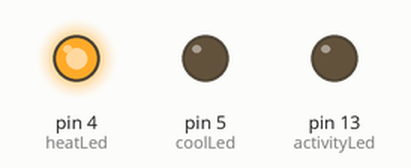
This sketch was run on a simulated Arduino Uno, built with avr-gcc and run on an emulated ATmega328P. Parts: output pins drawn as LEDs (lit = HIGH). What the sketch prints to the serial monitor is not drawn.

Above: at 0.6 s.
At 6.35 s:
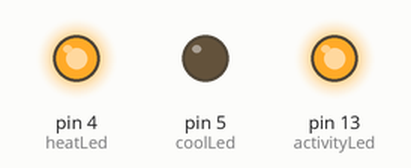
At 13.55 s:
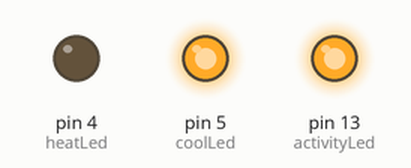
At 23.6 s:
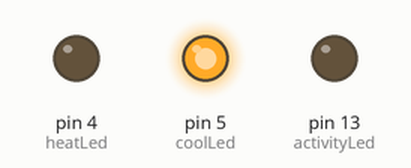
Timing chart, 0 to 30.2 s (numbered marks = the images above):
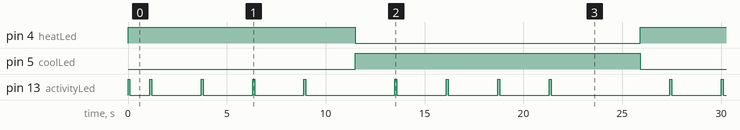

The sketch:

zigbee_transmit.ino
```cpp
const int TEMP_UP   = 1;
const int TEMP_DOWN = 0;
int ramp = TEMP_UP;

const int MAX_TEMP = 100;
const int MIN_TEMP = 50;
int temp = MIN_TEMP;

const int HEAT = 1;
const int COOL = 2;
int hvacMode = HEAT;
const int heatLed  = 4;
const int coolLed  = 5;

int airflow;
// Servo airflow opening size (90 degress/4)
const int AIR_10_PCT  = 5;
const int AIR_25_PCT  = 22;
const int AIR_50_PCT  = 45;
const int AIR_75_PCT  = 67;
const int AIR_100_PCT = 90;


const int activityLed = 13;
int activityToggle = 0;

int high;
int low;

void setup()
{
  // initialize serial output for Zigbee
  Serial.begin(9600);
  pinMode(activityLed, OUTPUT);

  pinMode(heatLed, OUTPUT);
  pinMode(coolLed, OUTPUT);
}

int getTemp ()
{
  if (temp < MAX_TEMP) {
    temp++;
  } else  {
    temp = MIN_TEMP;
  }
  return temp;
}

int getTemp2 ()
{
  // Temperature simulator
  if (temp < MAX_TEMP && ramp == TEMP_UP) {
    temp++;
  } else if (temp == MAX_TEMP) {
    ramp = TEMP_DOWN;
  } else if (temp > MIN_TEMP && ramp == TEMP_DOWN) {
    temp--;
  } else if (temp == MIN_TEMP) {
    ramp = TEMP_UP;
  } else {
    temp = MIN_TEMP;
    ramp = TEMP_UP;
  }

  return temp;
}

int getTargetTemp ()
{
  return 72;
}

void setHvacMode (int mode)
{
  hvacMode = mode;

  switch (mode) {
    case HEAT:
      digitalWrite(heatLed, HIGH);
      digitalWrite(coolLed, LOW);
    break;

    case COOL:
      digitalWrite(heatLed, LOW);
      digitalWrite(coolLed, HIGH);
    break;

    default:
      digitalWrite(heatLed, HIGH);
      digitalWrite(coolLed, HIGH);
    break;

  }
}

int getAirFlow(int curTemp, int trgTemp)
{
  int tempDiff = curTemp - trgTemp;
  int flowPct = AIR_10_PCT;

  // convert to positive number
  if (tempDiff < 0)
    tempDiff *= -1;

  // determine gradient size
  if (tempDiff >= 20)
    flowPct = AIR_100_PCT;
  else if (tempDiff >= 15)
    flowPct = AIR_75_PCT;
  else if (tempDiff >= 10)
    flowPct = AIR_50_PCT;
  else if (tempDiff >= 5)
    flowPct = AIR_25_PCT;
  else
    flowPct = AIR_10_PCT;

  return flowPct;

}

void loop()
{

  // Temperature data
  int currentTemp = getTemp();
  int targetTemp = getTargetTemp();

  // HVAC mode
  if (currentTemp <= targetTemp) {
    setHvacMode(HEAT);
  } else {
    setHvacMode(COOL);
  }

  // Airflow
  int newAirflow = getAirFlow(currentTemp, targetTemp);
  if (airflow != newAirflow) {

    // Update
    airflow = newAirflow;

    // Send airflow setting
    switch (airflow) {
      case AIR_10_PCT:  Serial.write('a'); break;
      case AIR_25_PCT:  Serial.write('b'); break;
      case AIR_50_PCT:  Serial.write('c'); break;
      case AIR_75_PCT:  Serial.write('d'); break;
      case AIR_100_PCT: Serial.write('e'); break;
      default:          Serial.write('a'); break;
    }

    digitalWrite(activityLed, HIGH);
    delay(100);
    digitalWrite(activityLed, LOW);
  }

  // Send temperature readings
  high = targetTemp/10 + 0x30;
  low  = targetTemp%10 + 0x30;
  Serial.write('x');
  Serial.write(targetTemp);

  delay(250);

  high = currentTemp/10 + 0x30;
  low  = currentTemp%10 + 0x30;
  Serial.write('y');
  Serial.write(currentTemp);


  delay(250);


}
```

Measured:
- by itself, pin 4 (heatLed): alternates HIGH for 11.9 s and LOW for 14.4 s
- by itself, pin 5 (coolLed): alternates HIGH for 14.4 s and LOW for 11.9 s
- by itself, pin 13 (activityLed): LOW → HIGH at 0.00 s, → LOW 0.10 s later, → HIGH 1.0 s later, → LOW 0.10 s later, … (82 changes in this stretch)
